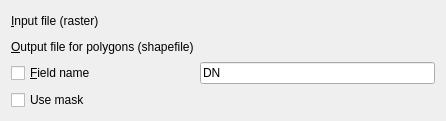
<?xml version="1.0" encoding="UTF-8"?>
<ui version="4.0">
 <class>GdalToolsWidget</class>
 <widget class="QWidget" name="GdalToolsWidget">
  <property name="geometry">
   <rect>
    <x>0</x>
    <y>0</y>
    <width>446</width>
    <height>121</height>
   </rect>
  </property>
  <property name="sizePolicy">
   <sizepolicy hsizetype="Expanding" vsizetype="Preferred">
    <horstretch>0</horstretch>
    <verstretch>0</verstretch>
   </sizepolicy>
  </property>
  <property name="windowTitle">
   <string>Polygonize (Raster to vector)</string>
  </property>
  <layout class="QGridLayout" name="gridLayout">
   <item row="0" column="0">
    <widget class="QLabel" name="label">
     <property name="text">
      <string>&amp;Input file (raster)</string>
     </property>
     <property name="buddy">
      <cstring>inSelector</cstring>
     </property>
    </widget>
   </item>
   <item row="0" column="1">
    <widget class="GdalToolsInOutSelector" name="inSelector" native="true"/>
   </item>
   <item row="1" column="0">
    <widget class="QLabel" name="label_2">
     <property name="text">
      <string>&amp;Output file for polygons (shapefile)</string>
     </property>
     <property name="buddy">
      <cstring>outSelector</cstring>
     </property>
    </widget>
   </item>
   <item row="1" column="1">
    <widget class="GdalToolsInOutSelector" name="outSelector" native="true"/>
   </item>
   <item row="2" column="0">
    <widget class="QCheckBox" name="fieldCheck">
     <property name="text">
      <string>&amp;Field name</string>
     </property>
    </widget>
   </item>
   <item row="2" column="1">
    <widget class="QLineEdit" name="fieldEdit">
     <property name="text">
      <string>DN</string>
     </property>
    </widget>
   </item>
   <item row="3" column="0">
    <widget class="QCheckBox" name="maskCheck">
     <property name="text">
      <string>Use mask</string>
     </property>
    </widget>
   </item>
   <item row="3" column="1">
    <widget class="GdalToolsInOutSelector" name="maskSelector" native="true"/>
   </item>
  </layout>
 </widget>
 <customwidgets>
  <customwidget>
   <class>GdalToolsInOutSelector</class>
   <extends>QWidget</extends>
   <header>.inOutSelector</header>
   <container>1</container>
  </customwidget>
 </customwidgets>
 <resources/>
 <connections/>
</ui>
